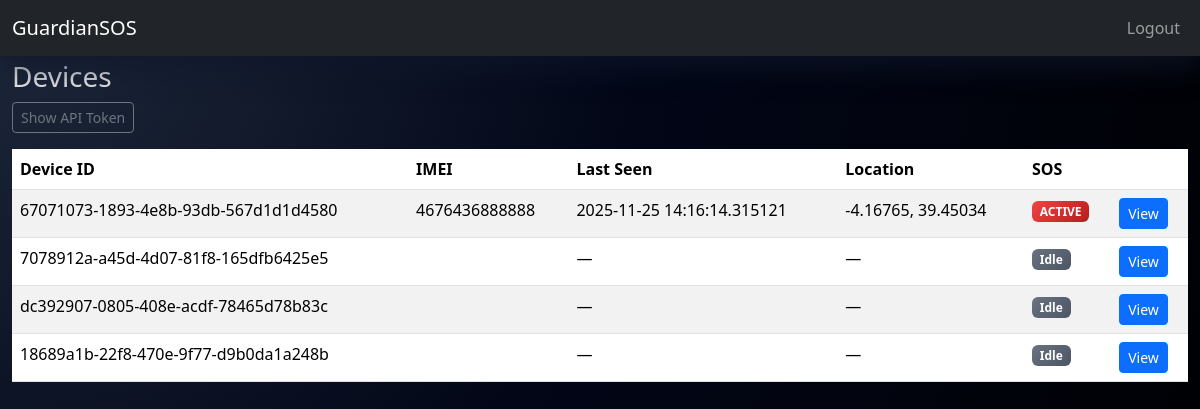
Screenshot of / (signed in) with the database file from the repository.
### app.py (models this page shows)
class Device(db.Model):
    id = db.Column(db.Integer, primary_key=True)
    device_id = db.Column(db.String(64), unique=True, nullable=False)
    imei = db.Column(db.String(64), default='')
    registered_at = db.Column(db.DateTime, default=dt.datetime.utcnow)
    last_seen = db.Column(db.DateTime)
    last_lat = db.Column(db.Float)
    last_lng = db.Column(db.Float)
    last_acc = db.Column(db.Float)
    last_sos = db.Column(db.Boolean, default=False)
    sos_cancel_requested = db.Column(db.Boolean, default=False)
    user_id = db.Column(db.Integer, ForeignKey('user.id'), nullable=True)

### app.py (the view)
@app.route('/')
@login_required
def dashboard():
    q = Device.query
    if not current_user.is_admin:
        q = q.filter_by(user_id=current_user.id)
    devices = q.order_by(Device.last_seen.desc().nullslast()).all()
    return render_template('dashboard.html', devices=devices)

### app.py (called while the page is built)
@login_manager.user_loader
def load_user(user_id):
    return User.query.get(int(user_id))

### templates/dashboard.html (shortened to what this page needs)
{% extends 'base.html' %}
{% block content %}
<h3>Devices</h3>
<div class="mb-3">
  <button id="show-token" class="btn btn-outline-secondary btn-sm" type="button">Show API Token</button>
</div>
<table class="table table-striped">
  <thead>
    <tr>
      <th>Device ID</th>
      <th>IMEI</th>
      <th>Last Seen</th>
      <th>Location</th>
      <th>SOS</th>
      <th></th>
    </tr>
  </thead>
  <tbody>
    {% for d in devices %}
    <tr>
      <td>{{ d.device_id }}</td>
      <td>{{ d.imei }}</td>
      <td>{{ d.last_seen or '—' }}</td>
      <td>{% if d.last_lat and d.last_lng %}{{ '%.5f'|format(d.last_lat) }}, {{ '%.5f'|format(d.last_lng) }}{% else %}—{% endif %}</td>
      <td>{% if d.last_sos %}<span class="badge bg-danger">ACTIVE</span>{% else %}<span class="badge bg-secondary">Idle</span>{% endif %}</td>
      <td><a class="btn btn-sm btn-primary" href="{{ url_for('device_detail', device_id=d.device_id) }}">View</a></td>
    </tr>
    {% endfor %}
  </tbody>
</table>
{% endblock %}

### templates/base.html (style rules this page uses)
body { padding-top: 60px; min-height: 100vh; background: radial-gradient(circle at top left, #1e293b 0, #020617 45%, #000000 100%); color: #e5e7eb; }
.table { color: #e5e7eb; }
.table thead { background: rgba(15, 23, 42, 0.9); }
.table-striped > tbody > tr:nth-of-type(odd) { --bs-table-accent-bg: rgba(15, 23, 42, 0.7); color: #e5e7eb; }
.badge.bg-danger { background: linear-gradient(135deg, #ef4444, #b91c1c); }
.badge.bg-secondary { background: linear-gradient(135deg, #6b7280, #4b5563); }

### rows the page displays
Device: device_id "67071073-1893-4e8b-93db-567d1d1d4580", imei "4676436888888", last_seen "2025-11-25 14:16:14.315121", last_lat "-4.16765", last_lng "39.45034", last_sos "ACTIVE"
Device: device_id "7078912a-a45d-4d07-81f8-165dfb6425e5", last_seen "—", last_sos "Idle"
Device: device_id "dc392907-0805-408e-acdf-78465d78b83c", last_seen "—", last_sos "Idle"
Device: device_id "18689a1b-22f8-470e-9f77-d9b0da1a248b", last_seen "—", last_sos "Idle"
